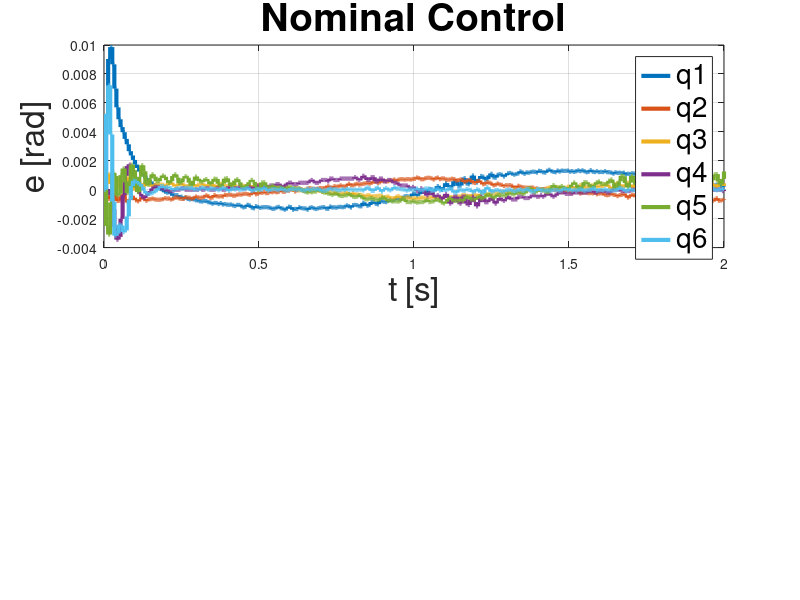

Here is the MATLAB script that generated this plot: (Note: this script raises an error after producing the figure.)

close
clear
clc

% Data Extraction
load results.mat

%% Tracking Error Plots
nom.t = nominal.time;
nom.q = nominal.signals(1).values;
nom.q_meas = nominal.signals(2).values;
nom.q_ref = zeros(size(nom.q));
for i = 1:length(nom.t)
    nom.q_ref(i,:) = nominal.signals(3).values(:, :, i)';
end
nom.e = nom.q_ref - nom.q_meas;

net.t = networked.time;
net.q = networked.signals(1).values;
net.q_meas = networked.signals(2).values;
net.q_ref = zeros(size(net.q));
for i = 1:length(net.t)
    net.q_ref(i,:) = networked.signals(3).values(:, :, i)';
end
net.e = net.q_ref - net.q_meas;

% Empty Figure
figure('WindowState', 'maximized')

%% Nominal Control
subplot(211)
stairs(nom.t, nom.e, 'LineWidth', 3)
xlabel('t [s]', 'FontSize', 24)
ylabel('e [rad]', 'FontSize', 24)
title('Nominal Control', 'FontSize', 28)
legend('q1', 'q2', 'q3', 'q4', 'q5', 'q6', 'FontSize', 20)
grid on
ax = gca;
ax.FontSize = 24;

%% Networked Control
subplot(212)
stairs(net.t, net.e, 'LineWidth', 3)
xlabel('t [s]', 'FontSize', 24)
ylabel('e [rad]', 'FontSize', 24)
title('Networked Control', 'FontSize', 28)
legend('q1', 'q2', 'q3', 'q4', 'q5', 'q6', 'FontSize', 20)
grid on
axis([0, 2, -3, 3])
ax = gca;
ax.FontSize = 24;

% Global Title
sgtitle('Comparison of Tracking Errors', 'FontSize', 32);

%% 3D Space Trajectory Plots
snapshotTime = 1.5;
t = nominal.time;
[~, idx] = min(abs(t - snapshotTime));
t_snapshot = t(idx);

nom.q_snap = nominal.signals(1).values(idx, :);
net.q_snap = networked.signals(1).values(idx, :);

% End Effector Trajectory Evaluation
nom.ee = zeros(idx, 3);
net.ee = zeros(idx, 3);
for i = 1:idx
    nom.traj = getTransform(robot, nom.q(i,:), 'tool0');
    nom.ee(i,:) = nom.traj(1:3,4)';
    net.traj = getTransform(robot, net.q(i,:), 'tool0');
    net.ee(i,:) = net.traj(1:3,4)';
end

% Empty Figure
fig = figure('WindowState', 'maximized');

%% Nominal Control
ax1 = subplot(1, 2, 1);
show(robot, nom.q_snap, 'PreservePlot', false, 'Frames', 'off', 'Parent', ax1);
hold(ax1, 'on');
grid(ax1, 'on');

% Handles for the Legend
h_ref1 = plot3(ax1, ref.x, ref.y, ref.z, '--', 'LineWidth', 3, 'Color', '#808080');
h_eff1 = plot3(ax1, nom.ee(:,1), nom.ee(:,2), nom.ee(:,3), 'LineWidth', 3, 'Color', '#0072BD');

% Graphic Settings
title(ax1, sprintf('Nominal Control [ t = %.2f s ]', t_snapshot), 'FontSize', 28);
xlim(ax1, [-0.5 0.5]); ylim(ax1, [-0.5 0.5]); zlim(ax1, [0 1]);
xlabel(ax1, ''); ylabel(ax1, ''); zlabel(ax1, '');
view(ax1, 160, 40);
camzoom(ax1, 0.9);
lighting(ax1, 'gouraud');
camlight(ax1, 'headlight');
ax = gca;
ax.FontSize = 24;
legend([h_ref1, h_eff1], {'Reference', 'Followed'}, 'Location', 'best', 'FontSize', 20);

%% Networked Control
ax2 = subplot(1, 2, 2);
show(robot, net.q_snap, 'PreservePlot', false, 'Frames', 'off', 'Parent', ax2);
hold(ax2, 'on');
grid(ax2, 'on');

% Handles for the Legend
h_ref2 = plot3(ax2, ref.x, ref.y, ref.z, '--', 'LineWidth', 3, 'Color', '#808080');
h_eff2 = plot3(ax2, net.ee(:,1), net.ee(:,2), net.ee(:,3), 'LineWidth', 3, 'Color', '#0072BD');

% Graphic Settings
title(ax2, sprintf('Networked Control [ t = %.2f s ]', t_snapshot), 'FontSize', 28);
xlim(ax2, [-0.5 0.5]); ylim(ax2, [-0.5 0.5]); zlim(ax2, [0 1]);
xlabel(ax2, ''); ylabel(ax2, ''); zlabel(ax2, '');
view(ax2, 160, 40);
camzoom(ax2, 0.9);
lighting(ax2, 'gouraud');
camlight(ax2, 'headlight');
ax = gca;
ax.FontSize = 24;
legend([h_ref2, h_eff2], {'Reference', 'Followed'}, 'Location', 'best', 'FontSize', 20);

% Global Title
sgtitle('Comparison of Followed Trajectories', 'FontSize', 32)